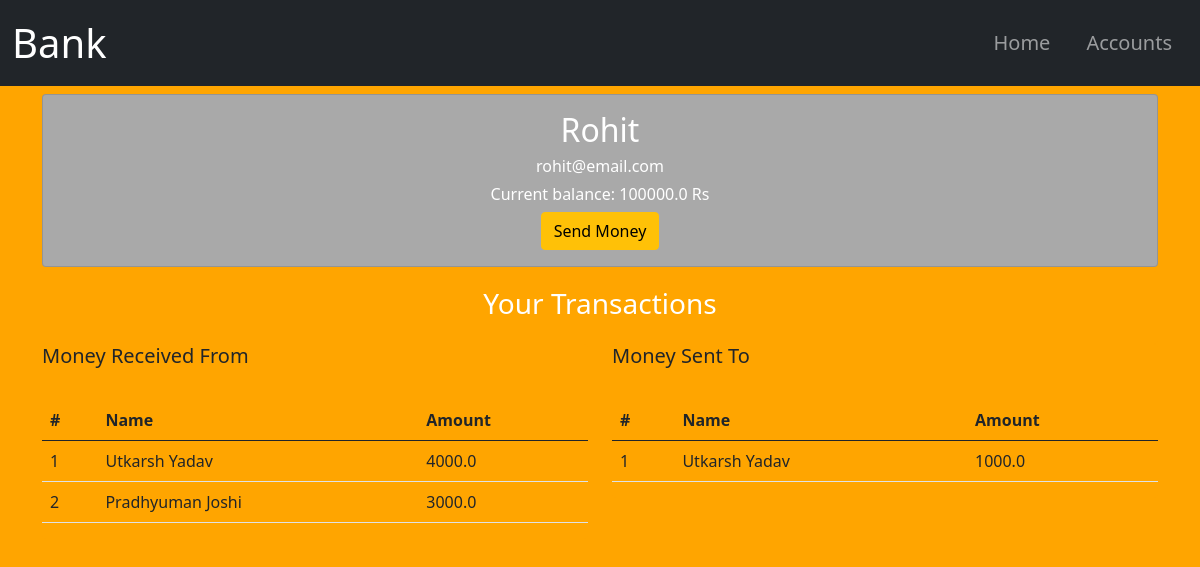
The app's page /customer/1/ with its own data.
### app/models.py (models this page shows, shortened)
class Customer(models.Model):
    name = models.CharField(max_length=30)
    email = models.EmailField(max_length=255)
    balance = models.FloatField()
    is_active = models.BooleanField(default=True)
    def __str__(self):
        return self.name

class TransferHistory(models.Model):
    sender = models.ForeignKey(Customer, on_delete=models.CASCADE, related_name='transfer_history')
    receiver = models.ForeignKey(Customer, on_delete=models.CASCADE, related_name='tranfer_history')
    amount = models.FloatField()

### app/views.py (the view)
# urls.py: path('customer/<int:pk>/', views.customer, name="customer"),
def customer(req, pk):
    customer = Customer.objects.get(id=pk)
    context = {
        'name': customer.name,
        'email': customer.email,
        'balance': customer.balance,
        'sentTo': TransferHistory.objects.filter(sender=customer.id),
        'receivedFrom': TransferHistory.objects.filter(receiver=customer.id),
        'receivers': Customer.objects.all().exclude(name=customer.name)
        }
    return render(req, 'app/customer.html', context)

### app/templates/app/customer.html (shortened to what this page needs)
{% extends 'app/layout.html' %}
{% load static %}
{% block navbar %}
    <a class="nav-link" href="{% url 'home' %}" style="margin-right: 20px;">Home</a>
    <a class="nav-link" href="{% url 'accounts' %}">Accounts</a>
{% endblock %}
{% block body %}
    <div class="container mt-2">
        <div class="row"  >
            <div class="col-12 align-self-center">
                <div class="card text-center text-white" style="background-color: darkgray;">
                    <div class="card-body">
                        <h2>{{name}}</h2>
                        <h6>{{email}}</h6>
                        <h6>Current balance: {{balance}} Rs</h6>
                        <button type="button" class="btn btn-warning" data-toggle="modal" data-target="#exampleModalCenter">Send Money</button>
                    </div>
                </div>
            </div>
        </div>
    </div>
    <div class="container mt-1">
        <div class="row"  >
            <div class="col-12 align-self-center">
                <div class="card text-center text-white" style="background-color: orange; border: none;">
                    <div class="card-body">
                        <h3>Your Transactions</h3>
                   </div>
                </div>
            </div>
        </div>
        <div class="row">
            <div class="col-lg-6 mb-4">
                <div class="card" style="background-color: orange; border: none;">
                    <h5>Money Received From</h5>
                    <table class="table table-hover mt-4">
                        <thead>
                            <tr>
                                <th scope="col">#</th>
                                <th scope="col">Name</th>
                                <th scope="col">Amount</th>
                            </tr>
                        </thead>
                        <tbody>
                            {% for record in receivedFrom%}
                                <tr>
                                    <td>{{forloop.counter}}</td>
                                    <td>{{record.sender}}</td>
                                    <td>{{record.amount}}</td>
                                </tr>
                            {% endfor%}
                        </tbody>
                    </table>
                </div>
            </div>
            <div class="col-lg-6 mb-4" >
                <div class="card" style="background-color: orange; border: none;">
                    <h5>Money Sent To</h5>
                    <table class="table table-hover mt-4">
                        <thead>
                            <tr>
                                <th scope="col">#</th>
                                <th scope="col">Name</th>
                                <th scope="col">Amount</th>
                            </tr>
                        </thead>
                        <tbody>
                            {% for record in sentTo %}
                                <tr>
                                    <td>{{forloop.counter}}</td>
                                    <td>{{record.receiver}}</td>
                                    <td>{{record.amount}}</td>
                                </tr>
                            {% endfor%}
                        </tbody>
                    </table>
                </div>
            </div>
        </div>
    </div>
{% endblock %}

### app/templates/app/layout.html (style rules this page uses)
body { background-color: orange; }

### records on screen
Customer: name "Rohit", email "rohit@email.com", balance "100000.0"
TransferHistory: sender "Utkarsh Yadav", amount "4000.0"
TransferHistory: sender "Pradhyuman Joshi", amount "3000.0"
TransferHistory: receiver "Utkarsh Yadav", amount "1000.0"
